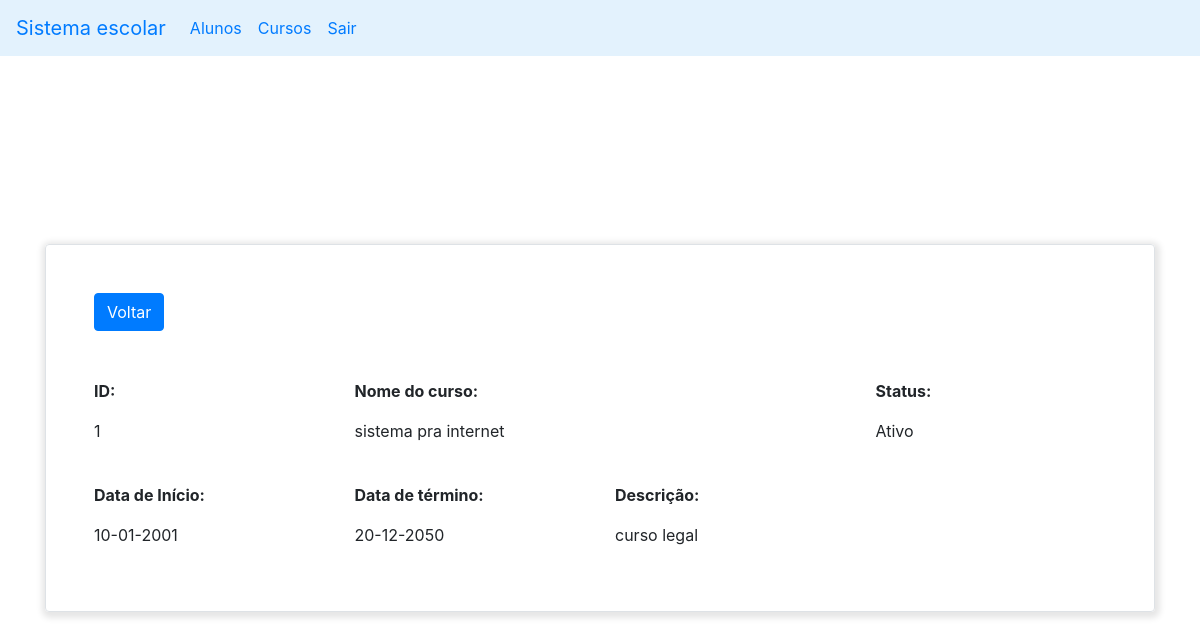
Page /view/visualizar_curso.php?id=1 on the committed database.
### tables this page shows
CREATE TABLE `courses` (
  `id` int(11) NOT NULL,
  `nameCourse` varchar(200) NOT NULL,
  `description` text NOT NULL,
  `dateStart` date NOT NULL,
  `dateFinish` date NOT NULL,
  `status` tinyint(1) NOT NULL,
  `created_at` timestamp NULL DEFAULT current_timestamp(),
  `updated_at` timestamp NULL DEFAULT NULL
);

### models/Courses.php (called while the page is built, shortened)
<?php
class Courses {
  private $id;
  private $nameCourse;
  private $description;
  private $dateStart;
  private $dateFinish;
  private $status;
  public function getId() {
    return $this->id;
  }
  public function setId($id) {
    $this->id = $id;
  }
  public function getNameCourse() {
    return $this->nameCourse;
  }
  public function setNameCourse($name) {
    $this->nameCourse = $name;
  }
  public function getDescription() {
    return $this->description;
  }
  public function setDescription($description) {
    $this->description = $description;
  }
  public function getDateStart() {
    return date("d-m-Y", strtotime($this->dateStart));
  }
  public function setDateStart($dateStart) {
    $this->dateStart = $dateStart;
  }
  public function getDateFinish() {
    return date("d-m-Y", strtotime($this->dateFinish));
  }
  public function setDateFinish($dateFinish) {
    $this->dateFinish = $dateFinish;
  }
  public function getStatus() {
    if($this->status === '1') {
      return 1;
    } else {
      return 0;
    }
  }
  public function setStatus($Status) {
    $this->status = $Status;
  }
}

### view/visualizar_curso.php (the view)
<?php
  include_once '../config.php';
  include_once '../models/Courses.php';
  $id = $_GET['id'];
  $sql = $pdo->query("SELECT * FROM courses WHERE id =".$id);
  $course = [];
  if($sql->rowCount() > 0){
    $data = $sql->fetch();
    $course1 = new Courses();
    $course1->setId($data['id']);
    $course1->setNameCourse($data['nameCourse']);
    $course1->setDescription($data['description']);
    $course1->setDateStart($data['dateStart']);
    $course1->setDateFinish($data['dateFinish']);
    $course1->setStatus($data['status']);
    $course1->setCreatedAt($data['created_at']);
    $course1->setUpdatedAt($data['updated_at']);
    $course[] = $course1;
  }
?>
  <?php include_once './header.php'?>
  <main class="d-flex container align-items-center" style="height: calc(100vh - 56px); ">
    <div class="container-fluid border rounded p-5" style="box-shadow: 1px 2px 6px 4px rgba(0,0,0,0.1)">
      <a type="button" href="./cursos.php" class="btn btn-primary">Voltar</a>
      <div class="row mt-5">
        <div class="col-md-3">
          <p class="font-weight-bold">ID:</p>
        </div>
        <div class="col-md-6">
          <p class="font-weight-bold">Nome do curso:</p>
        </div>
        <div class="col-md-3">
          <p class="font-weight-bold">Status:</p>
        </div>
      </div>
      <div class="row">
        <div class="col-md-3">
          <p><?=$course[0]->getId();?></p>
        </div>
        <div class="col-md-6">
          <p><?=$course[0]->getNameCourse();?></p>
        </div>
        <div class="col-md-3">
          <p><?php if($course[0]->getStatus() == 1) {echo 'Ativo';} else echo'Inativo';?></p>
        </div>
      </div>
      <div class="row mt-4">
        <div class="col-md-3">
          <p class="font-weight-bold">Data de Início:</p>
        </div>
        <div class="col-md-3">
          <p class="font-weight-bold">Data de término:</p>
        </div>
        <div class="col-md-6">
          <p class="font-weight-bold">Descrição:</p>
        </div>
      </div>
      <div class="row">
        <div class="col-md-3">
          <p><?=$course[0]->getDateStart();?></p>
        </div>
        <div class="col-md-3">
          <p><?=$course[0]->getDateFinish();?></p>
        </div>
        <div class="col-md-6">
          <p><?=$course[0]->getDescription();?></p>
        </div>
      </div>
    </div>
  </main>
</body>
</html>

### rows in the picture
courses: id "1", nameCourse "sistema pra internet", dateStart "10-01-2001", dateFinish "20-12-2050", description "curso legal"
